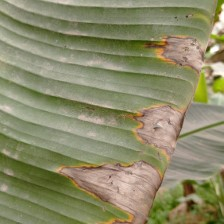
#> input picture OriginalSet/cordana/1.jpeg, 224 x 224 px; its folder holds only this picture in this run
$ python -i preprocess.py   (imports and definitions only)
#> lines starting #> are read from the running program, lines starting #| are printed output that depends on the picture
import os
import cv2
import numpy as np

from typing import (
    Tuple,
    Optional,
    Generator
)


# =========================================================
# SAFE IMAGE READER
# =========================================================

def read_image_safe(
    path: str
) -> Optional[np.ndarray]:

    """
    Safely read image from disk.
    Supports unicode paths and
    corrupted image handling.
    """
#> called with path = 'OriginalSet/cordana/1.jpeg'

    try:

        img = cv2.imdecode(
            np.fromfile(
                path,
                dtype=np.uint8
            ),
            cv2.IMREAD_COLOR
        )
#> img is the input picture: shape (224, 224, 3); mean B, G, R 104.6, 138.2, 139.1

        if img is None:

            print(
                f"[WARNING] Unable to read image:\n{path}"
            )

            return None

        return img

    except Exception as e:

        print(
            f"[ERROR] Failed reading image:\n{path}"
        )

        print(e)

        return None


# =========================================================
# CLAHE ENHANCEMENT
# =========================================================

def clahe_enhance(
    img: np.ndarray
) -> np.ndarray:

    """
    Apply CLAHE enhancement
    to improve disease visibility.
    """

    lab = cv2.cvtColor(
        img,
        cv2.COLOR_BGR2LAB
    )
#> lab: shape (224, 224, 3); mean of channels 0, 1, 2 144.9, 122.7, 146.2

    l, a, b = cv2.split(lab)
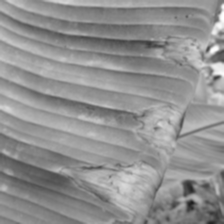
#> l: shape (224, 224); min 30, max 254, mean 144.9
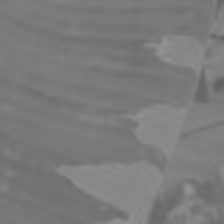
#> a: shape (224, 224); min 97, max 149, mean 122.7
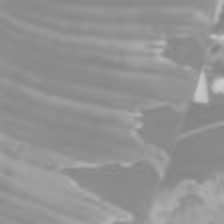
#> b: shape (224, 224); min 127, max 202, mean 146.2

    clahe = cv2.createCLAHE(
        clipLimit=3.0,
        tileGridSize=(8, 8)
    )

    l_clahe = clahe.apply(l)
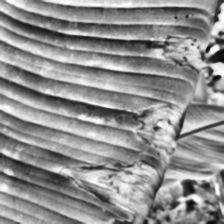
#> l_clahe: shape (224, 224); min 7, max 255, mean 143

    merged = cv2.merge(
        (l_clahe, a, b)
    )
#> merged: shape (224, 224, 3); mean of channels 0, 1, 2 143, 122.7, 146.2

    enhanced = cv2.cvtColor(
        merged,
        cv2.COLOR_LAB2BGR
    )
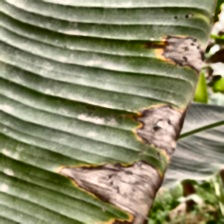
#> enhanced: shape (224, 224, 3); mean B, G, R 104.8, 137.9, 138.6

    return enhanced


# =========================================================
# IMAGE PREPROCESSING
# =========================================================

def preprocess_image(
    path: str,
    size: Tuple[int, int] = (224, 224)
) -> Optional[np.ndarray]:

    """
    Complete preprocessing pipeline.
    """

    img = read_image_safe(path)

    if img is None:
        return None

    try:

        # Noise reduction
        img = cv2.GaussianBlur(
            img,
            (3, 3),
            0
        )

        # CLAHE enhancement
        img = clahe_enhance(img)

        # BGR -> RGB
        img = cv2.cvtColor(
            img,
            cv2.COLOR_BGR2RGB
        )

        # Resize
        img = cv2.resize(
            img,
            size,
            interpolation=cv2.INTER_AREA
        )

        # Normalize
        img = img.astype(
            np.float32
        ) / 255.0

        return img

    except Exception as e:

        print(
            f"[ERROR] Failed preprocessing:\n{path}"
        )

        print(e)

        return None


# =========================================================
# DATASET LOADER
# =========================================================

# [143 lines left out: function load_dataset_paths, not called in this run]

>>> result = preprocess_image('OriginalSet/cordana/1.jpeg')

$ run again, on OriginalSet/cordana/110.jpeg
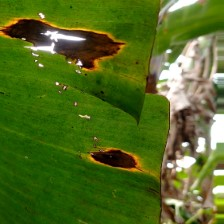
#> input picture OriginalSet/cordana/110.jpeg, 224 x 224 px
#> in read_image_safe, img is the input picture: shape (224, 224, 3); mean B, G, R 33.5, 106.3, 82.1
#> lab: shape (224, 224, 3); mean of channels 0, 1, 2 106.4, 108.8, 162.2
#> in clahe_enhance, `l_clahe = clahe.apply(l)`:
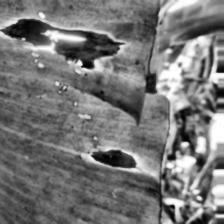
#> l_clahe: shape (224, 224); min 1, max 255, mean 118.3
#> merged: shape (224, 224, 3); mean of channels 0, 1, 2 118.3, 108.8, 162.2
#> in clahe_enhance, `enhanced = cv2.cvtColor( merged, cv2.COLOR_LAB2BGR )`:
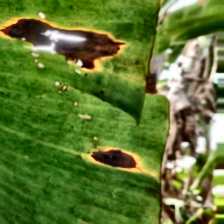
#> enhanced: shape (224, 224, 3); mean B, G, R 49.2, 118.6, 94.9

$ run again, on OriginalSet/cordana/111.jpeg
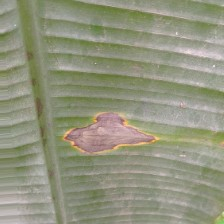
#> input picture OriginalSet/cordana/111.jpeg, 224 x 224 px
#> in read_image_safe, img is the input picture: shape (224, 224, 3); mean B, G, R 125.6, 148, 146.1
#> lab: shape (224, 224, 3); mean of channels 0, 1, 2 154.6, 123.3, 139.7
#> in clahe_enhance, `l_clahe = clahe.apply(l)`:
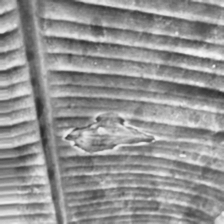
#> l_clahe: shape (224, 224); min 39, max 247, mean 147.2
#> merged: shape (224, 224, 3); mean of channels 0, 1, 2 147.2, 123.3, 139.7
#> in clahe_enhance, `enhanced = cv2.cvtColor( merged, cv2.COLOR_LAB2BGR )`:
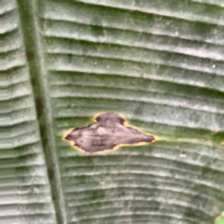
#> enhanced: shape (224, 224, 3); mean B, G, R 119.3, 141.3, 139.4

$ run again, on OriginalSet/cordana/127.jpeg
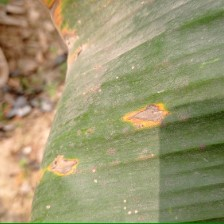
#> input picture OriginalSet/cordana/127.jpeg, 224 x 224 px
#> in read_image_safe, img is the input picture: shape (224, 224, 3); mean B, G, R 111.3, 150, 155.9
#> lab: shape (224, 224, 3); mean of channels 0, 1, 2 157.3, 123.9, 149.5
#> in clahe_enhance, `l_clahe = clahe.apply(l)`:
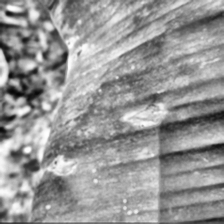
#> l_clahe: shape (224, 224); min 4, max 255, mean 150.2
#> merged: shape (224, 224, 3); mean of channels 0, 1, 2 150.2, 123.9, 149.5
#> in clahe_enhance, `enhanced = cv2.cvtColor( merged, cv2.COLOR_LAB2BGR )`:
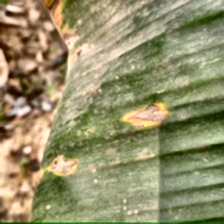
#> enhanced: shape (224, 224, 3); mean B, G, R 105.4, 143.7, 148.9
